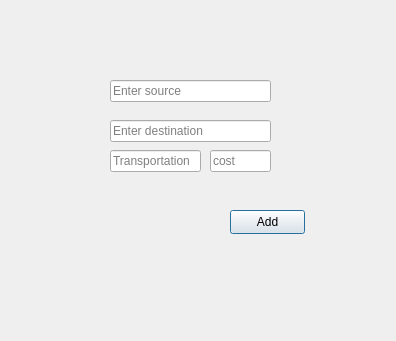
<?xml version="1.0" encoding="UTF-8"?>
<ui version="4.0">
 <class>addT</class>
 <widget class="QDialog" name="addT">
  <property name="geometry">
   <rect>
    <x>0</x>
    <y>0</y>
    <width>396</width>
    <height>341</height>
   </rect>
  </property>
  <property name="windowTitle">
   <string>Dialog</string>
  </property>
  <widget class="QLineEdit" name="lineEdit">
   <property name="geometry">
    <rect>
     <x>110</x>
     <y>80</y>
     <width>161</width>
     <height>22</height>
    </rect>
   </property>
   <property name="placeholderText">
    <string>Enter source</string>
   </property>
  </widget>
  <widget class="QLineEdit" name="lineEdit_2">
   <property name="geometry">
    <rect>
     <x>110</x>
     <y>120</y>
     <width>161</width>
     <height>22</height>
    </rect>
   </property>
   <property name="placeholderText">
    <string>Enter destination</string>
   </property>
  </widget>
  <widget class="QLineEdit" name="lineEdit_3">
   <property name="geometry">
    <rect>
     <x>110</x>
     <y>150</y>
     <width>91</width>
     <height>22</height>
    </rect>
   </property>
   <property name="placeholderText">
    <string>Transportation</string>
   </property>
  </widget>
  <widget class="QLineEdit" name="lineEdit_4">
   <property name="geometry">
    <rect>
     <x>210</x>
     <y>150</y>
     <width>61</width>
     <height>22</height>
    </rect>
   </property>
   <property name="placeholderText">
    <string>cost</string>
   </property>
  </widget>
  <widget class="QPushButton" name="pushButton">
   <property name="geometry">
    <rect>
     <x>230</x>
     <y>210</y>
     <width>75</width>
     <height>24</height>
    </rect>
   </property>
   <property name="text">
    <string>Add</string>
   </property>
  </widget>
 </widget>
 <resources/>
 <connections/>
</ui>
